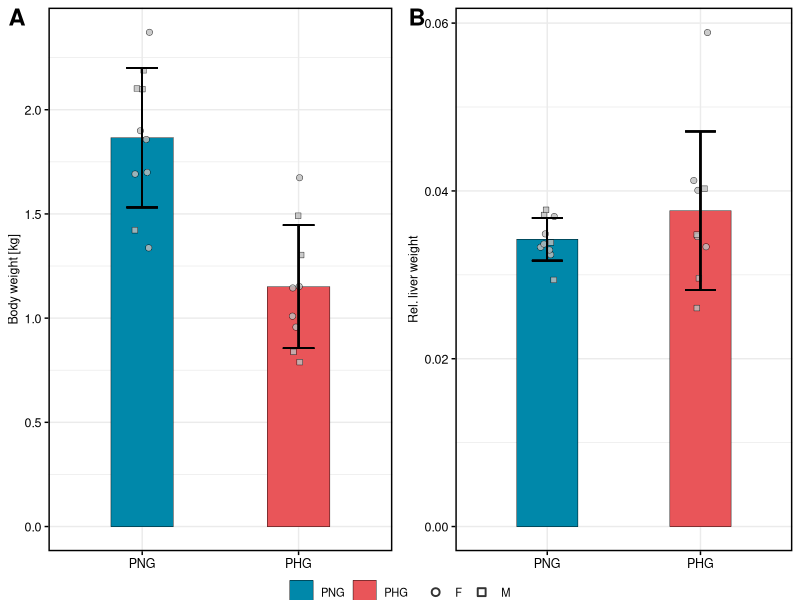
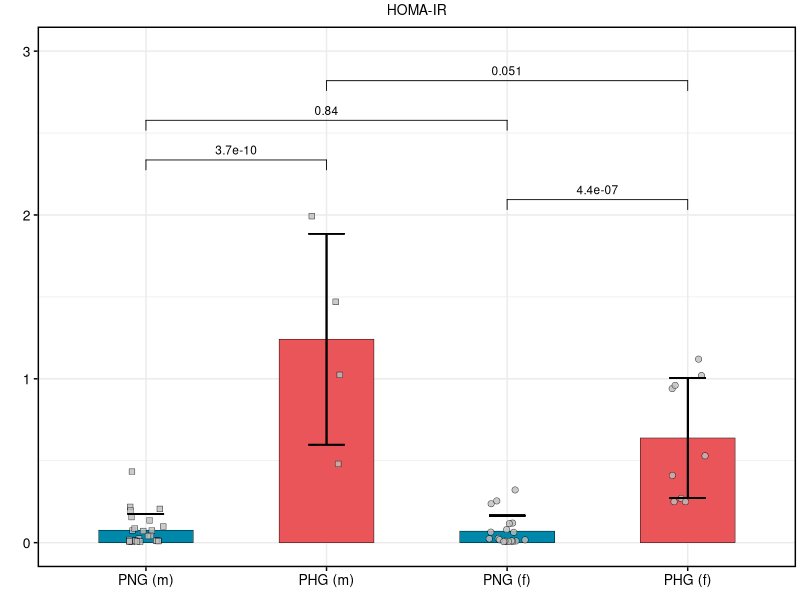
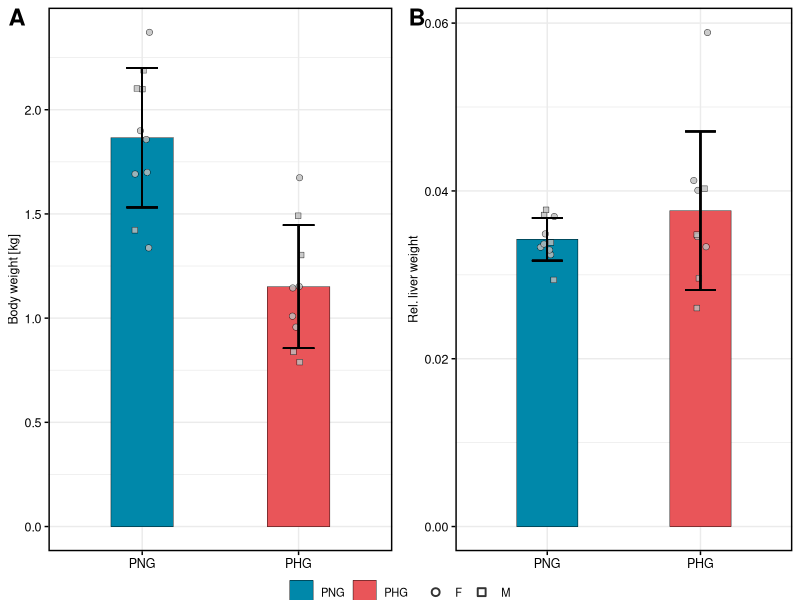
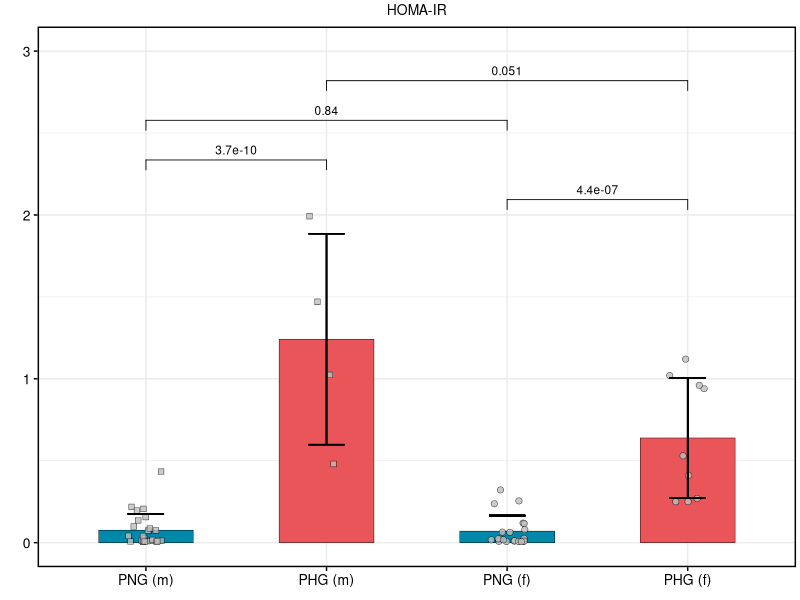

Write the R code that produced these figures, in order.
## ---- chunk 1
knitr::opts_chunk$set(echo = TRUE)
## ---- chunk 2
library(tidyverse)
library(ggpubr)
## ---- chunk 3
weight            <- read.delim("weight.txt", sep = "\t", header = T) 
conditions        <- read.delim("Conditions.txt", sep = "\t", header = T)
HOMA_IR           <- read.delim("HOMA_IR.txt", sep = "\t", header = T)
## ---- chunk 4
two_way_anova_fn <- function(data, id_name, conditions_file, adjust_p_value, p_adj_method, l2fc_data, add_l2fc) {
  
  data_anova  <- data %>% 
          pivot_longer(names_to = "Bioreplicate", 
          values_to = "Value", -all_of(id_name)) %>% 
          left_join(conditions_file) %>% 
          drop_na(Value) %>% 
          group_by(!!as.symbol(id_name)) %>% 
          summarise(`p-value` = 
          summary(aov(Value ~ Group*Sex))[[1]][["Pr(>F)"]][1:3]) 
  
  # correct all resulting p-values (pool) for multiple hypothesis testing
  if (adjust_p_value == TRUE) {
    
  data_anova$`Adjusted p-value`  <- p.adjust(data_anova$`p-value`, method = p_adj_method)
  # prepare empty data frame with proper comparisons
  anova_factors <- as.data.frame(rep(c("group (PHG/PNG)", "sex (F/M)", "group:sex"), length = nrow(data_anova)))
  # rename column 
  names(anova_factors) <- "Comparison"
  
  # final anova results
  anova_results  <- as.data.frame(cbind(data_anova, anova_factors)) %>% 
  pivot_wider(names_from = Comparison, 
                          values_from = c(`p-value`, `Adjusted p-value`), all_of(id_name), names_sep = " ") 
    
  }
  
  if (adjust_p_value == FALSE) {
  anova_factors <- as.data.frame(rep(c("p-value group (PHG/PNG)", "p-value sex (F/M)", 
                                       "p-value group:sex"), length = nrow(data_anova)))
  # rename column 
  names(anova_factors) <- "Comparison"
  
  # final anova results
  anova_results  <- as.data.frame(cbind(data_anova, anova_factors)) %>% 
  pivot_wider(names_from = Comparison, 
                          values_from = `p-value`, all_of(id_name), names_sep = " ") 
    
  }
  # add fold changes
  if (add_l2fc == TRUE) {
    anova_results  <- anova_results  %>% 
       left_join(l2fc_data)
  }
  return(anova_results)
  }
## ---- chunk 5
anova_results <- two_way_anova_fn(data = weight, id_name = "Parameter", conditions_file = conditions, adjust_p_value = F,  add_l2fc = F)
## ---- chunk 6
bar_chart_fn <- function(data_statistics, 
                         numeric_data,
                         conditions_data,
                         point_size,
                         id_name,
                         n_widht,
                         jitt_widht,
                         strip_text_size) {
  
  
  # prepare data for error bar calculation
  error_bar <- data_statistics %>% 
  left_join(numeric_data) %>% 
  select(contains(colnames(numeric_data))) %>% 
  pivot_longer(names_to = "Bioreplicate", values_to = "Value", -all_of(id_name)) %>% 
  left_join(conditions_data) %>% 
  group_by(!!as.symbol(id_name), Group) %>% 
  summarise(mean = mean(Value, na.rm=T), 
            sd = sd(Value, na.rm=T), 
            n = n(),
            sem = sd/sqrt(n),
            t.score = qt(p=0.05/2, 
            df=length(conditions$Bioreplicate),lower.tail=F), 
            ci = t.score * sd ) %>% 
  ungroup()
  # prepare data for plotting
  data_plot <- data_statistics %>% 
  left_join(numeric_data) %>% 
  select(contains(colnames(numeric_data))) %>%  
  pivot_longer(names_to = "Bioreplicate", values_to = "Value", -all_of(id_name)) %>% 
  left_join(conditions_data) %>% 
  ungroup() %>% 
    left_join(error_bar) 
  
  
  # reorder data
  data_plot$Group <- factor(data_plot$Group, levels = c("PNG", "PHG"))
  
  
  # plot
  plot_data <- ggplot(data_plot, aes(x=Group, y=Value))+
  geom_bar(stat = "summary", fun = mean, aes(fill = Group), alpha = 1, color = "black", lwd=0.15,
           width=n_widht/length(unique(data_plot$Group))) + 
  geom_jitter(size = point_size,  aes(shape = Sex), fill = "grey", alpha = 0.8, stroke =0.25, width = jitt_widht)+
  geom_errorbar(aes(ymin=mean-sd, ymax=mean+sd), width=.2,
                position=position_dodge(0.05)) +
  scale_fill_manual(values=c('PNG' = "#0088AA", 'PHG' = "#e95559ff")) +
  scale_shape_manual(values = c('F' = 21, 'M' = 22)) + 
  theme_bw() +
  xlab("") +
  theme(panel.border = element_rect(linewidth  = 1, colour = "black"),
        axis.title = element_text(size = 9, colour = "black"),
        axis.text = element_text(size = 9, colour = "black"),
        axis.ticks = element_line(colour = "black"),
        legend.box.spacing = unit(0.8, 'mm'), 
        legend.title = element_blank(), 
        legend.text = element_text(size = 8))+
  theme(strip.text = element_text(size = strip_text_size),
        strip.background = element_blank(),
        legend.margin=margin(0,0,0,0), 
        legend.box.margin=margin(-10,-10,-3,-10)) 
  
  
  return(plot_data)
 
 
}
## ---- chunk 7
# plot body weight
body_w <- bar_chart_fn(data_statistics = anova_results %>% filter(Parameter == "Body weight (kg)"),
                            numeric_data = weight, 
                            point_size = 2, 
                            strip_text_size = 9,
                            n_widht = 0.8, 
                            jitt_widht = 0.05,
                            id_name = "Parameter", 
                            conditions_data = conditions)+
            ylab("Body weight [kg]")+
  guides(shape = guide_legend(order = 2, override.aes = list(stroke = 1, shape  = c(1,0))),
         fill = guide_legend(order = 1))+
  theme(legend.position = "bottom")


# plot liver weight
rel_liver_w <- bar_chart_fn(data_statistics = anova_results %>% filter(Parameter == "Rel_liver_weight"),
                            numeric_data = weight, 
                            point_size = 2, 
                            strip_text_size = 9,
                            n_widht = 0.8, 
                            jitt_widht = 0.05,
                            id_name = "Parameter", 
                            conditions_data = conditions)+
            ylab("Rel. liver weight")+
  guides(shape = guide_legend(order = 2, override.aes = list(stroke = 1, shape  = c(1,0))),
         fill = guide_legend(order = 1))+
  theme(legend.position = "bottom")


# combine plots
ggarrange(body_w, rel_liver_w, common.legend = T, legend = "bottom", labels = c("A", "B"), font.label = list(size = 17))
ggsave("weights.svg", width = 4, height = 2.5)
## ---- chunk 8
# make grouping
HOMA_IR_tidy <- HOMA_IR %>% 
  mutate(Group_c = str_c(Group, " (", str_to_lower(Sex), ")"))


# error bars
error_bar_lipid <- HOMA_IR_tidy %>% 
  group_by(Group_c) %>% 
  summarise(mean = mean(HOMA_IR, na.rm=T), 
            sd = sd(HOMA_IR, na.rm=T)) %>% 
  ungroup()
  
# prepare data for plotting
  HOMA_IR_tidy <-  HOMA_IR_tidy %>% 
    left_join(error_bar_lipid) 
  

# which comparisons will be displayed
IR_comparisons <- list(c("PNG (f)", "PHG (f)"), c("PNG (m)", "PHG (m)"),  c("PNG (f)", "PNG (m)"), c("PHG (f)", "PHG (m)"))


# make new group order 
HOMA_IR_tidy$Group_c <- factor(HOMA_IR_tidy$Group_c, levels = c("PNG (m)", "PHG (m)", "PNG (f)", "PHG (f)"))


# plot
ggplot(HOMA_IR_tidy, aes(x=Group_c, y=HOMA_IR, fill = Group_c))+
  geom_bar(stat = "summary", fun = mean, aes(fill = Group_c), alpha = 1, color = "black", lwd=0.15,
           width=2.1/length(unique(HOMA_IR_tidy$Group_c))) + 
  geom_jitter(size = 2,  aes(shape = Sex), fill = "grey", alpha = 0.8, stroke =0.25, width = 0.1)+
  geom_errorbar(aes(ymin=mean-sd, ymax=mean+sd), width=.2,
                position=position_dodge(0.05)) +
  scale_shape_manual(values = c('F' = 21, 'M' = 22)) + 
  scale_fill_manual(values=c("PNG (f)" = "#0088AA", "PHG (f)" = "#e95559ff", "PNG (m)" = "#0088AA", "PHG (m)" = "#e95559ff")) +
  theme_bw() +
  ylab("") +
  xlab("") +
  ggtitle("HOMA-IR")+
  scale_y_continuous(breaks = c(0,1,2,3), limits = c(0,3))+
  theme(panel.border = element_rect(linewidth  = 1, colour = "black"),
        axis.title = element_text(size =10, colour = "black"),
        axis.text = element_text(size = 10, colour = "black"),
        axis.ticks = element_line(colour = "black"),
        plot.title = element_text(size = 10, hjust = 0.5),
        axis.title.x = element_text(size = 10), 
        axis.title.y = element_text(size = 10)) +
   stat_compare_means(comparisons = IR_comparisons, method = "t.test", method.args = list(var.equal = TRUE),
                     size = 3, label = "p.format")+
                      theme(legend.position = "none")+
  theme(plot.margin = margin(1,1,-2,1, "mm"))
  ggsave("homa_ir.pdf", width = 2.8, height = 2.45)
